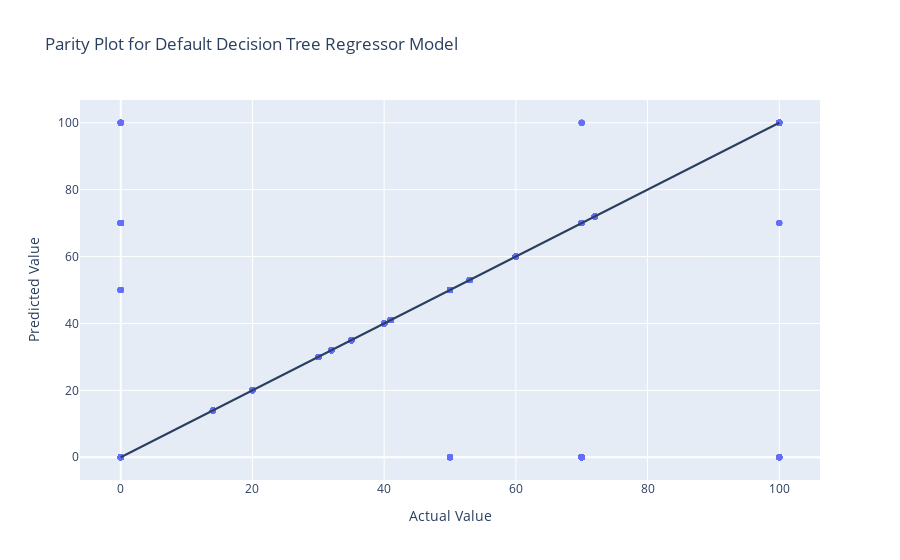

The cell this chart's notebook holds for it:
### Markdown cell above
Default Decision Tree Regressor to Predict Altitudes:

### Code cell
dt_model = DecisionTreeRegressor()
dt_model.fit(x_train, y_train)

dt_mae = mean_absolute_error(y_val, dt_model.predict(x_val))
print('The MAE for the default decision tree regressor is:', round(dt_mae, 3))

# making the parity plot
fig = go.Figure(data = [go.Scatter(x = y_val, y = dt_model.predict(x_val), mode = "markers")])

fig.add_shape(type = "line", x0 = y_val.min(), y0 = y_val.min(), x1 = y_val.max(), y1 = y_val.max(),)

fig.update_xaxes(title_text = "Actual Value")
fig.update_yaxes(title_text = "Predicted Value")

# set the plot size
fig.update_layout(title = 'Parity Plot for Default Decision Tree Regressor Model', autosize = True)
fig.show()

### Figure 1 — Plotly figure (JSON) as saved in the notebook; plotly's stock layout.template omitted (floating-point values rounded to 4 significant figures; data arrays with more than 128 entries replaced by an {"elided": "..."} marker saying what was removed)
{"data": [{"mode": "markers", "type": "scatter", "x": {"elided": "4339 int values"}, "y": {"elided": "4339 int values"}}], "layout": {"autosize": true, "shapes": [{"type": "line", "x0": 0, "x1": 100, "y0": 0, "y1": 100}], "title": {"text": "Parity Plot for Default Decision Tree Regressor Model"}, "xaxis": {"autorange": true, "range": [-5.949, 105.9], "title": {"text": "Actual Value"}, "type": "linear"}, "yaxis": {"autorange": true, "range": [-8.252, 108.3], "title": {"text": "Predicted Value"}, "type": "linear"}}}
